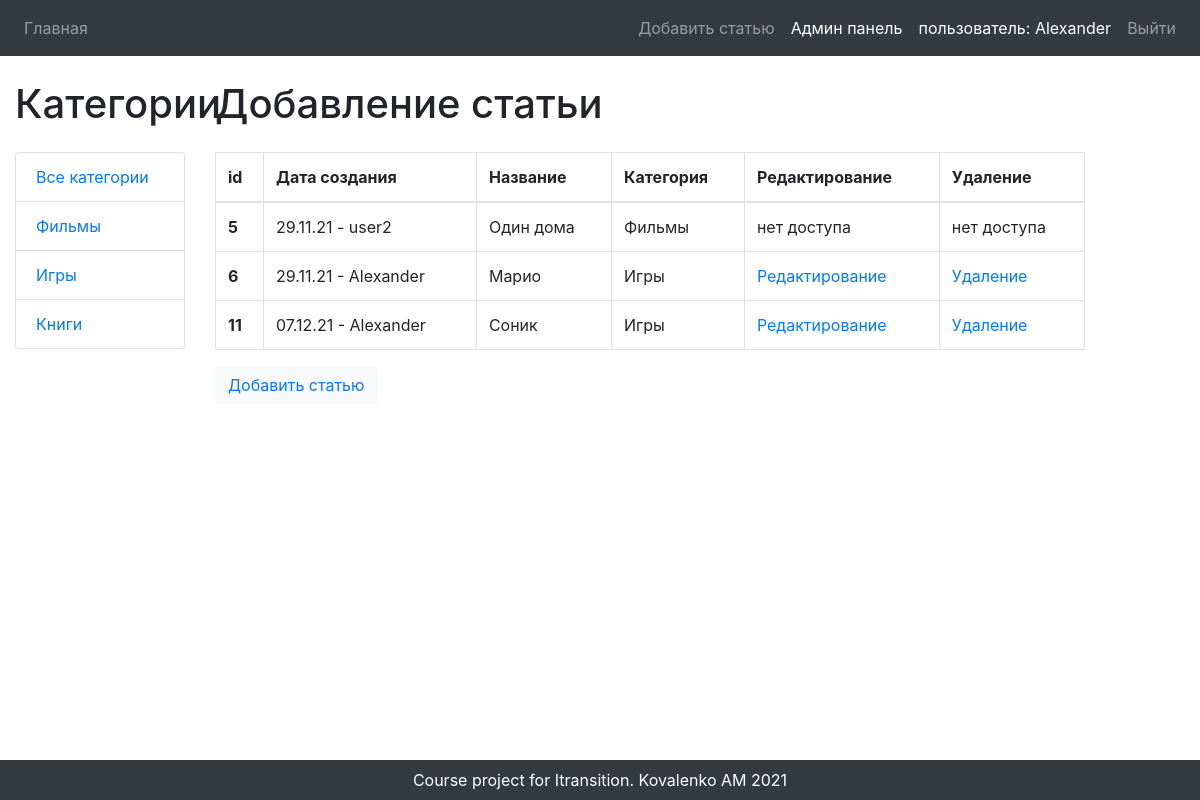
The app's page /adminpage/ (signed in), older data.
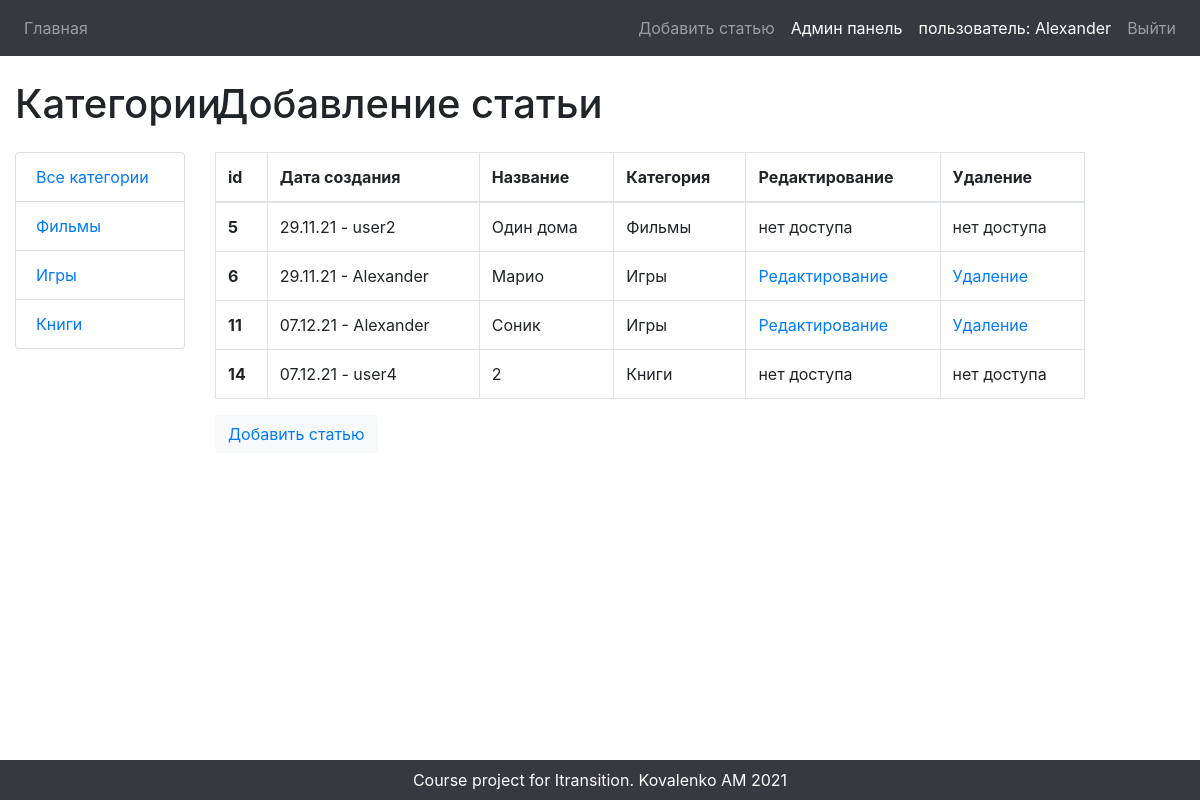
The same page, newer data.
### reviews/models.py (models this page shows, shortened)
class Category(models.Model):
    name = models.CharField(max_length=100, db_index=True, verbose_name='Категория')
    slug = models.SlugField(max_length=255, unique=True, db_index=True, verbose_name="URL")
    def __str__(self):
        return self.name
    def get_absolute_url(self):
        return reverse('category', kwargs={'cat_slug': self.slug})
    class Meta:
        verbose_name = 'Категория'
        verbose_name_plural = 'Категории'
        ordering = ['id']

class Review(models.Model):
    author = models.ForeignKey(User, on_delete=models.CASCADE, verbose_name='Автор статьи', blank=True, null=True)
    title = models.CharField(max_length=255, verbose_name='Название')
    slug = models.SlugField(max_length=255, unique=True, db_index=True, verbose_name="URL")
    content = models.TextField(blank=True, verbose_name='Содержание')
    photo = models.ImageField(upload_to="photos/%Y/%m/%d/", verbose_name='фото')
    time_create = models.DateTimeField(auto_now_add=True, verbose_name='Время создания')
    time_update = models.DateTimeField(auto_now=True, verbose_name='Время обновления')
    is_published = models.BooleanField(default=True, verbose_name='Публикация')
    raiting = models.DecimalField(max_digits=2, decimal_places=0, verbose_name='Рейтинг')
    cat = models.ForeignKey('Category', on_delete=models.PROTECT, verbose_name='Категория')
    class Meta:
        verbose_name = 'Обзор'
        verbose_name_plural = 'Обзоры'
        ordering = ['id']

### reviews/views.py (the view)
# urls.py: path('adminpage/', AdminPanel.as_view(), name='admin_page'),
class AdminPanel(LoginRequiredMixin, CreateView):
    model = Review
    template_name = 'reviews/adminpage.html'
    form_class = AddPostForm
    success_url = reverse_lazy('admin_page')
    def get_context_data(self, **kwargs):
        context = super().get_context_data(**kwargs)
        context['title'] = 'Добавление статьи'
        context['post_list'] = Review.objects.all().order_by('id')
        return context

### reviews/templatetags/reviews_tags.py (called while the page is built)
@register.simple_tag(name='getcats')
def get_categories():
    return Category.objects.all()

### reviews/templates/reviews/adminpage.html
{% extends 'reviews/base.html' %}
{% block content %}
<h1 class="mt-4">{{title}}</h1>
<table class="table table-bordered mt-4">
  <thead>
    <tr>
      <th scope="col">id</th>
      <th scope="col">Дата создания</th>
      <th scope="col">Название</th>
      <th scope="col">Категория</th>
      <th scope="col">Редактирование</th>
      <th scope="col">Удаление</th>
    </tr>
  </thead>
  <tbody>
      {% for p in post_list %}
    <tr>
      <th>{{p.id}}</th>
      <td>{{p.time_create|date:'d.m.y'}} - {{p.author}}</td>
      <td>{{p.title}}</td>
      <td>{{p.cat}}</td>
      {% if request.user == p.author %}
        <td><a href="{% url 'updatepost' p.slug %}">Редактирование</a></td>
        <td><a href="{% url 'deletepost' p.slug %}">Удаление</a></td>
      {% else %}
        <td> нет доступа </td>
        <td> нет доступа </td>
      {% endif %}
      {% endfor %}
    </tr>
  </tbody>
</table>
<button type="button" class="btn btn-light"><a href="{% url 'add_page' %}">Добавить статью</a></button>
{% endblock %}

### reviews/templates/reviews/base.html (shortened to what this page needs)
{% load reviews_tags %}
{% load static %}
<!DOCTYPE html>
<html lang="en">
<head>
    <link rel="stylesheet" href="https://maxcdn.bootstrapcdn.com/bootstrap/4.0.0/css/bootstrap.min.css">
</head>
<body>
<nav class="navbar navbar-expand-lg navbar-dark bg-dark fixed-top">
    <ul class="navbar-nav ml-auto-left">
        {% url 'home' as url_home %}
        <li class="nav-item"><a class="nav-link {% if url_home == request.path %} active {% endif %}" href="{% url 'home' %}">Главная</a></li>
    </ul>
    <ul class="navbar-nav ml-auto">
        {% if request.user.is_authenticated %}
            {% url 'add_page' as url_add_page %}
            <li class="navbar-nav"><a class="nav-link {% if url_add_page == request.path %} active {% endif %}" href="{% url 'add_page' %}">Добавить статью</a></li>
            {% url 'admin_page' as url_admin_page %}
            <li class="navbar-nav"><a class="nav-link {% if url_admin_page == request.path %} active {% endif %}" href="{% url 'admin_page' %}">Админ панель</a></li>
            <li class="nav-item"><a class="nav-link active">пользователь: {{user.username}}</a></li>
            <li class="nav-item"><a class="nav-link" href="{% url 'logout' %}">Выйти</a></li>
        {% endif %}
    </ul>
</nav>
<div class="container-fluid">
    <div class="row">
        <div class="col-lg-2">
            <h1 class="my-4">Категории</h1>
            {% getcats as categories %}
            <div class="list-group">
                {% if cat_selected == 0 %}
                    <a class="active">Все категории</a>
                {% else %}
                    <a href="{% url 'home' %}" class="list-group-item">Все категории</a>
                {% endif %}
                {% for c in categories %}
                        {% if c.pk == cat_selected %}
                            <a href="{{ c.get_absolute_url }}" class="list-group-item">{{c.name}}</a>
                         {% else %}
                            <a href="{{ c.get_absolute_url }}" class="list-group-item">{{c.name}}</a>
                        {% endif %}
                {% endfor %}
            </div>
        </div>
        <div class="col-lg-9">
            {% block content %}
            {% endblock content %}
        </div>
    </div>
</div>
<footer class="py-2 bg-dark fixed-bottom">
    <div class="container">
        <p class="m-0 text-center text-white">Course project for Itransition. Kovalenko AM 2021</p>
    </div>
</footer>
</body>
</html>

Row changes from the older to the newer data that the page shows:
added Review: id "14", time_create "07.12.21", author "user4", title "2", cat "Книги", shows "нет доступа"
